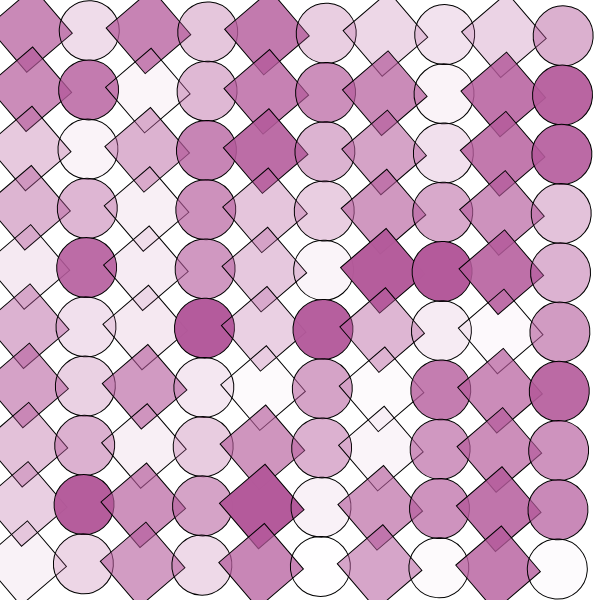
Frame 1 (no input)
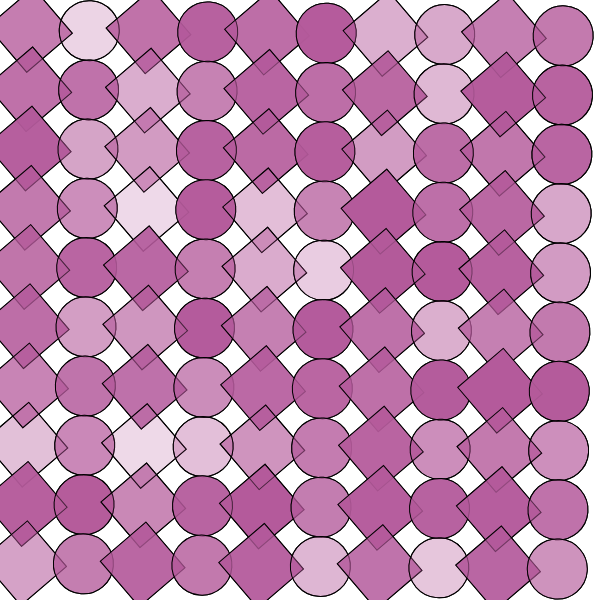
Frame 2 (the mouse pressed at the canvas centre, redrawn once)

The p5.js sketch that drew these frames (run headless with seeded random() and noise() and a simulated clock; the mouse was pressed at the canvas centre and the sketch redrawn once):

// p5.js sketch
// ── sketch.js
/**
 * @Author: viviennemulvey
 * @Date:   2020-09-23T09:26:27+01:00
 * @Last modified by:   viviennemulvey
 * @Last modified time: 2020-11-10T17:30:34+00:00
 */


let width = 600;
let height = 600;
let numOfObjects = 10;
let size = width / numOfObjects;
let count = 0;

function setup() {
  createCanvas(width, height);
  //noStroke();
  //colorMode(RGB);
  rectMode(CENTER);
  background(255);
  noLoop();

}

function draw() {

  //background(0);
  for (let j = 0; j < numOfObjects; j++) {
    for (let i = 0; i < numOfObjects; i++) {

      let transX = i * size + size / 2;
      let transY = j * size + size / 2;

      let boxColor = color(180, 90, 155);
      boxColor.setAlpha(random(255));

      push();
      translate(transX, transY);
      rotate(15);
      fill(boxColor);
      if (i % 2 == 0) {
        rect(i, j, size, size);
      } else
        ellipse(i, j, size, size);
      pop();
    }
  }
}
